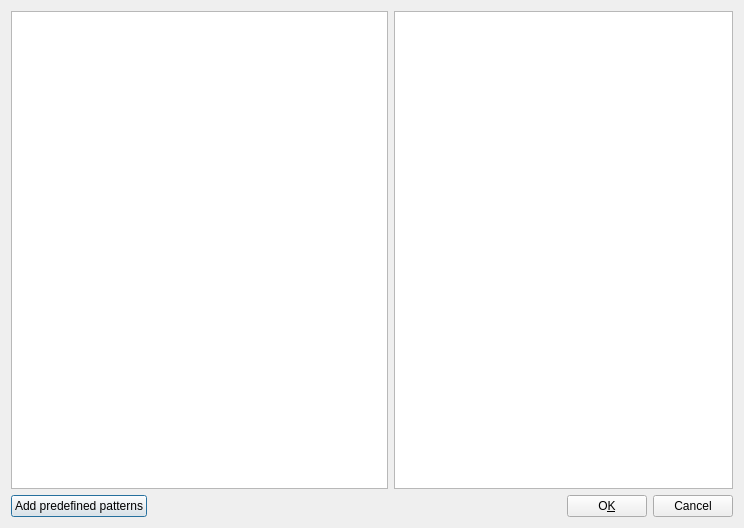
<ui version="4.0" >
 <class>PatternsDlg</class>
 <widget class="QDialog" name="PatternsDlg" >
  <property name="geometry" >
   <rect>
    <x>0</x>
    <y>0</y>
    <width>744</width>
    <height>528</height>
   </rect>
  </property>
  <property name="windowTitle" >
   <string>Patterns</string>
  </property>
  <layout class="QGridLayout" >
   <item row="0" column="0" >
    <widget class="QTextEdit" name="m_pTextM" >
     <property name="sizePolicy" >
      <sizepolicy vsizetype="Expanding" hsizetype="Expanding" >
       <horstretch>10</horstretch>
       <verstretch>0</verstretch>
      </sizepolicy>
     </property>
     <property name="tabChangesFocus" >
      <bool>true</bool>
     </property>
     <property name="acceptRichText" >
      <bool>false</bool>
     </property>
    </widget>
   </item>
   <item row="0" column="1" >
    <widget class="QTextBrowser" name="m_infoM" >
     <property name="sizePolicy" >
      <sizepolicy vsizetype="Expanding" hsizetype="Expanding" >
       <horstretch>9</horstretch>
       <verstretch>0</verstretch>
      </sizepolicy>
     </property>
    </widget>
   </item>
   <item row="1" column="0" colspan="2" >
    <widget class="QWidget" native="1" name="widget" >
     <layout class="QHBoxLayout" >
      <property name="leftMargin" >
       <number>0</number>
      </property>
      <property name="topMargin" >
       <number>0</number>
      </property>
      <property name="rightMargin" >
       <number>0</number>
      </property>
      <property name="bottomMargin" >
       <number>0</number>
      </property>
      <item>
       <widget class="QPushButton" name="m_pAddPredefB" >
        <property name="text" >
         <string>Add predefined patterns</string>
        </property>
       </widget>
      </item>
      <item>
       <spacer>
        <property name="orientation" >
         <enum>Qt::Horizontal</enum>
        </property>
        <property name="sizeHint" >
         <size>
          <width>40</width>
          <height>20</height>
         </size>
        </property>
       </spacer>
      </item>
      <item>
       <widget class="QPushButton" name="m_pOkB" >
        <property name="text" >
         <string>O&amp;K</string>
        </property>
       </widget>
      </item>
      <item>
       <widget class="QPushButton" name="m_pCancelB" >
        <property name="text" >
         <string>Cancel</string>
        </property>
       </widget>
      </item>
     </layout>
    </widget>
   </item>
  </layout>
 </widget>
 <resources/>
 <connections/>
</ui>
